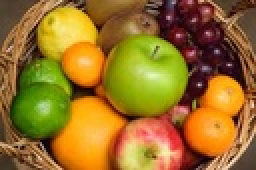
%> input picture Histogram Equalization/Fruits.jpeg, 128 x 85 px, shrunk from 275 x 183 before the run (shown 2 times larger)
$ octave B2_Equalization.m   (GNU Octave 9; MATLAB toolbox functions it lacks are replaced by stand-ins)
%> lines starting %> are read from the running program, lines starting %| are printed output that depends on the picture
clear all;
close all;
clc
img = imread('Fruits.jpeg');
%> img is the input picture: size 85x128x3 uint8; mean R, G, B 153.2, 113.6, 38.7
grayScaleImage = rgb2gray(img);
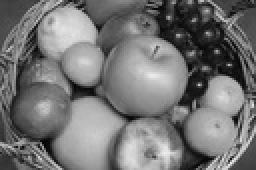
%> grayScaleImage: size 85x128 uint8 (shown 2 times larger); min 2, max 238, mean 116.9
row = size(grayScaleImage,1);
%> row = 85
col = size(grayScaleImage,2);
%> col = 128
dimension = row*col;
%> dimension = 10880
hashmap = containers.Map('KeyType','int64', 'ValueType','int64')
for ii=1:size(grayScaleImage,1)
    for jj=1:size(grayScaleImage,2)
        if(isKey(hashmap,grayScaleImage(ii,jj)))
            hashmap(grayScaleImage(ii,jj)) = double(hashmap(grayScaleImage(ii,jj)) +1);
        else
            hashmap(grayScaleImage(ii,jj)) = double(1);
        end
    end
end
%1D array that stores relative frequencies of occurrence of greylevels in
%the image, and normaize
frequency = values(hashmap);
%> frequency = 233 items
freq = double(cell2mat(frequency));
%> freq = 233 values, max 102 at index 180, min 1 at index 1, mean 46.7
%normalizing frequency to be between 0-1
scaledP = freq/dimension;
%> scaledP = 233 values, max 0.00937 at index 180, min 9.19e-05 at index 1, mean 0.00429
%Histogram equalization- here I am calculating PDF and CDF again but this
%time from the pixel matrix
temp = zeros(256,1);
pdf1 = zeros(256,1);
%calculate PDF, CDF and corresonding intensity values
for i = 1:row
    for j= 1:col
        intensity = grayScaleImage(i,j);
        %because intensity starts from 0 and arrays are indexed from 1
        temp(intensity+1) = temp(intensity+1)+1;
        pdf1(intensity+1) = temp(intensity+1)/dimension;
    end
end
%> after the loop, pdf1 = 256 values, max 0.00937 at index 183, min 0 at index 1, mean 0.00391; temp = 256 values, max 102 at index 183, min 0 at index 1, mean 42.5
sum = 0;

cdf1 = zeros(256,1);
output = zeros(256,1);
%considering 255 bins since that gave the best result for the pictures
L = 255;
for i = 1:size(pdf1)
    sum = sum+temp(i);
    cdf1(i) = sum/dimension;
    output(i) = cdf1(i)*L;
end
%> this loop made 256 passes
%> sum on passes 1 to 3: 0, 0, 1
%> after the loop, cdf1 = 256 values from 0 to 1; output = 256 values from 0 to 255; sum = 10880
%map the obtained intensity values with the old image
outputImage = uint8(zeros(row,col));
for i = 1:row
    for j=1:col
        outputImage(i,j) = output(grayScaleImage(i,j)+1);
    end
end
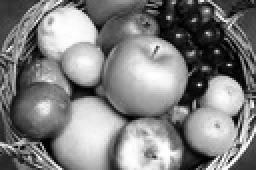
%> outputImage: size 85x128 uint8 (shown 2 times larger); min 0, max 255, mean 128.2

%to calculate new histigram after equilization
map = containers.Map('KeyType','int64', 'ValueType','int64')
for ii=1:size(outputImage,1)
    for jj=1:size(outputImage,2)
        if(isKey(map,outputImage(ii,jj)))
            map(outputImage(ii,jj)) = double(map(outputImage(ii,jj)) +1);
        else
            map(outputImage(ii,jj)) = double(1);
        end
    end
end
%1D array that stores relative frequencies of occurrence of greylevels in
%the image, and normaize
pp = values(map);
%> pp = 196 items
qq = double(cell2mat(pp));
%> qq = 196 values, max 102 at index 169, min 14 at index 1, mean 55.51
scaledPp = qq/(row*col);
%> scaledPp = 196 values, max 0.00937 at index 169, min 0.00129 at index 1, mean 0.0051

temp1 = zeros(256,1);
pdfout = zeros(256,1);
%calculate PDF, CDF and corresonding intensity values
for i = 1:row
    for j= 1:col
        intensity = outputImage(i,j);
        %because intensity starts from 0 and arrays are indexed from 1
        temp1(intensity+1) = temp1(intensity+1)+1;
        pdfout(intensity+1) = temp1(intensity+1)/dimension;
    end
end
%> after the loop, pdfout = 256 values, max 0.00937 at index 226, min 0 at index 53, mean 0.00391; temp1 = 256 values, max 102 at index 226, min 0 at index 53, mean 42.5
sum = 0;

cdfout = zeros(256,1);
%considering 255 bins since that gave the best result for the pictures
L = 255;
for i = 1:size(pdf1)
    sum = sum+temp1(i);
    cdfout(i) = sum/dimension;
end
%> this loop made 256 passes
%> sum on passes 1 to 3: 14, 59, 96
%> after the loop, cdfout = 256 values from 0.00129 to 1; sum = 10880

%plotting images and its corresponding histograms with 255 bins
figure
subplot(2,2,1)
imshow(grayScaleImage),title('Old Image')
subplot(2,2,2)
imshow(outputImage),title('New Image')
subplot(2,2,3)
bar(scaledP),title('Histogram before equalization')
subplot(2,2,4)
bar(scaledPp), title('Histogram after equalization')
%> after `title('Histogram after equalization')`:
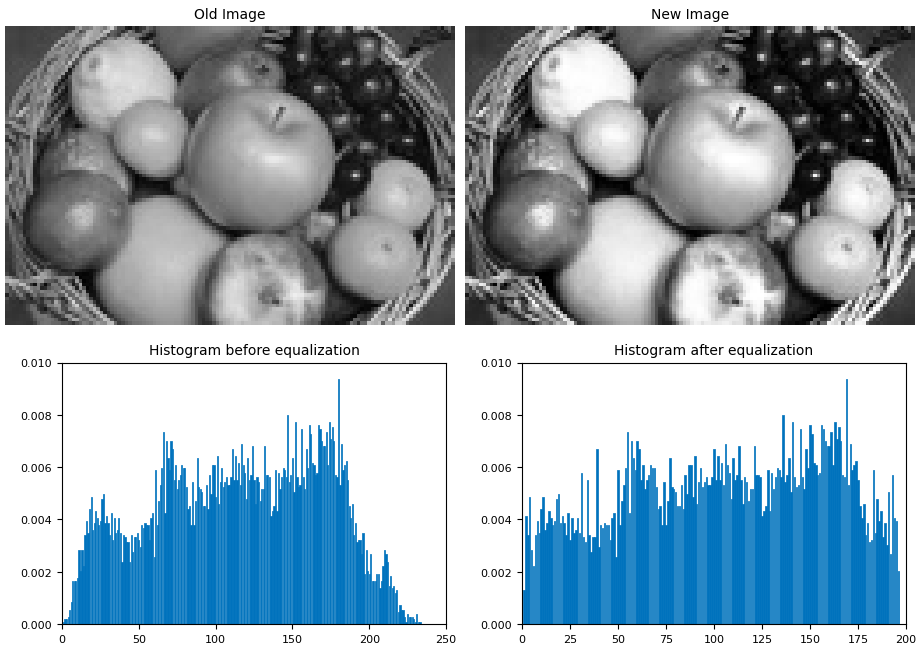
%> figure redrawn from the program's plot data, 4 panels

%plotting its PDF and CDF
figure
subplot(2,2,1)
bar(pdf1),title('PDF before equalization')
subplot(2,2,2)
bar(pdfout),title('PDF after equalization')
subplot(2,2,3)
bar(cdf1),title('CDF before equalization')
subplot(2,2,4)
bar(cdfout), title('CDF after equalization')
%> after `title('CDF after equalization')`:
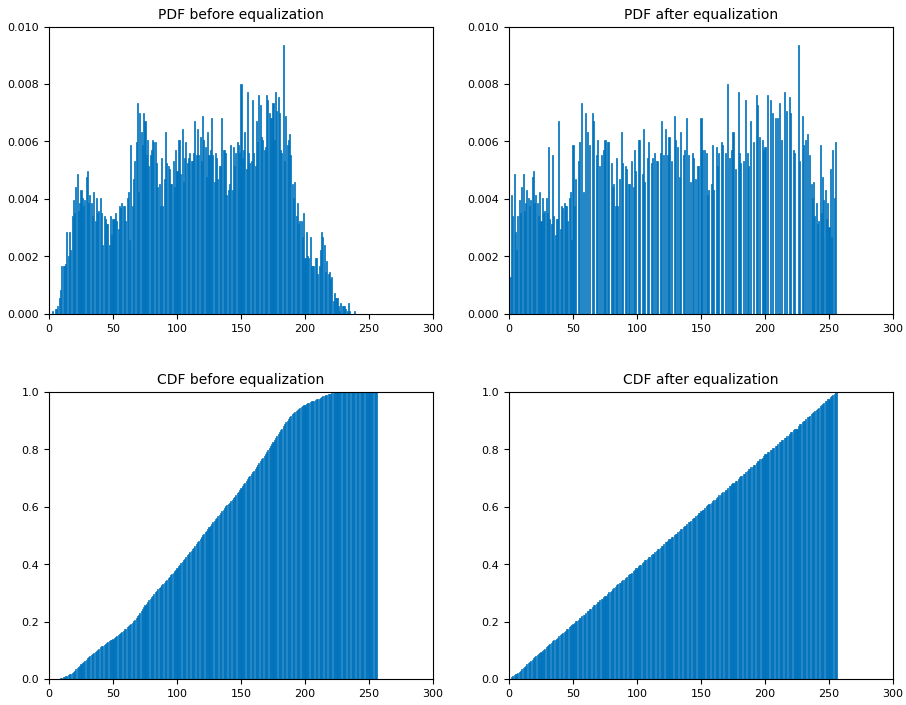
%> figure redrawn from the program's plot data, 4 panels; panel 1: tallest bar 0.00937 high, from x = 182.6 to 183.4; panel 2: tallest bar 0.00937 high, from x = 225.6 to 226.4; panel 3: tallest bar 1 high, from x = 238.6 to 239.4; panel 4: tallest bar 1 high, from x = 254.6 to 255.4
